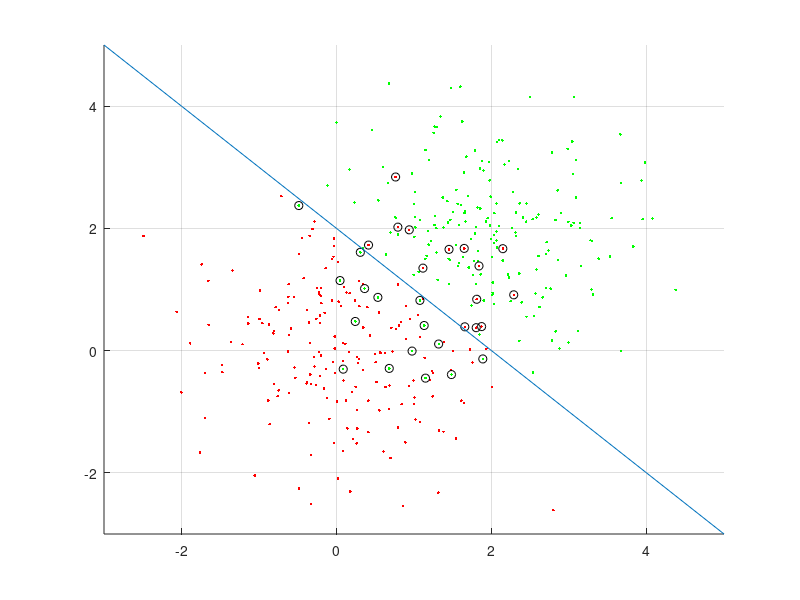

Recreate this plot in MATLAB.
%% Task 1 a

close all, clear all, clc

C1 = randn(200, 2);
C2 = randn(200, 2) + 2;

figure
hold on
grid on
axis ([-3 5 -3 5])

X = -3:5; 
Y = X*0;

for i = 1:numel(X)
    Y(i) = X(i) * (-1) + 2;
end

Y(1)
-2 * (-1) + 5;

    


plot(C1(:,1), C1(:,2),'r.');
plot(C2(:,1), C2(:,2),'g.');

error = 0;
for i = 1:size(C1)      
        g = C1(i,1) * (-1) + 2;
        g2 = C2(i,1) * (-1) + 2;
        if C1(i,1) == C1(i,1) & C1(i,2) >= g
            plot(C1(i,1),C1(i,2), 'ok')
            error = error + 1;
        end
        if C2(i,1) == C2(i,1) & C2(i,2) <= g2
            plot(C2(i,1),C2(i,2), 'ok')
            error = error + 1;
        end
    
end

error = error/400;
plot(Y, X);

            
            
            
            